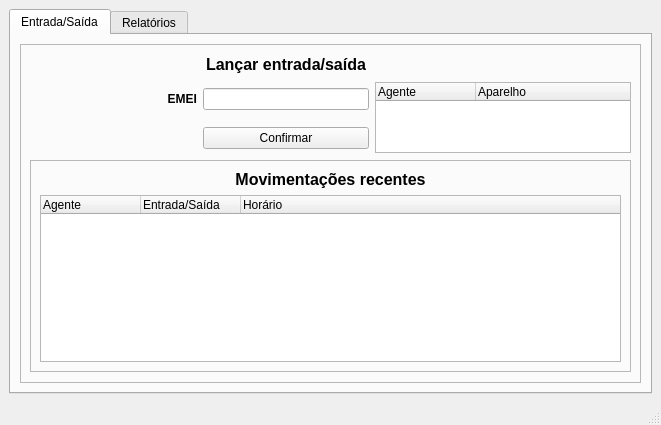
<?xml version="1.0" encoding="UTF-8"?>
<ui version="4.0">
 <class>MainWindow</class>
 <widget class="QMainWindow" name="MainWindow">
  <property name="geometry">
   <rect>
    <x>0</x>
    <y>0</y>
    <width>661</width>
    <height>425</height>
   </rect>
  </property>
  <property name="windowTitle">
   <string>MainWindow</string>
  </property>
  <widget class="QWidget" name="centralwidget">
   <layout class="QGridLayout" name="gridLayout_3">
    <item row="0" column="0">
     <widget class="QTabWidget" name="tabWidget">
      <property name="layoutDirection">
       <enum>Qt::LayoutDirection::LeftToRight</enum>
      </property>
      <property name="autoFillBackground">
       <bool>true</bool>
      </property>
      <property name="currentIndex">
       <number>0</number>
      </property>
      <widget class="QWidget" name="movimentosTab">
       <attribute name="title">
        <string>Entrada/Saída</string>
       </attribute>
       <layout class="QVBoxLayout" name="verticalLayout_2">
        <item>
         <widget class="QFrame" name="frame">
          <property name="frameShape">
           <enum>QFrame::Shape::StyledPanel</enum>
          </property>
          <property name="frameShadow">
           <enum>QFrame::Shadow::Raised</enum>
          </property>
          <layout class="QGridLayout" name="gridLayout">
           <item row="1" column="1">
            <widget class="QLineEdit" name="entradaSaidaEmeiTxt"/>
           </item>
           <item row="0" column="1">
            <widget class="QLabel" name="label">
             <property name="sizePolicy">
              <sizepolicy hsizetype="Preferred" vsizetype="Fixed">
               <horstretch>0</horstretch>
               <verstretch>0</verstretch>
              </sizepolicy>
             </property>
             <property name="text">
              <string>&lt;html&gt;&lt;head/&gt;&lt;body&gt;&lt;p align=&quot;center&quot;&gt;&lt;span style=&quot; font-size:12pt; font-weight:700;&quot;&gt;Lançar entrada/saída&lt;/span&gt;&lt;/p&gt;&lt;/body&gt;&lt;/html&gt;</string>
             </property>
            </widget>
           </item>
           <item row="0" column="2">
            <spacer name="horizontalSpacer_2">
             <property name="orientation">
              <enum>Qt::Orientation::Horizontal</enum>
             </property>
             <property name="sizeHint" stdset="0">
              <size>
               <width>40</width>
               <height>20</height>
              </size>
             </property>
            </spacer>
           </item>
           <item row="0" column="0">
            <spacer name="horizontalSpacer">
             <property name="orientation">
              <enum>Qt::Orientation::Horizontal</enum>
             </property>
             <property name="sizeHint" stdset="0">
              <size>
               <width>40</width>
               <height>20</height>
              </size>
             </property>
            </spacer>
           </item>
           <item row="2" column="1">
            <widget class="QPushButton" name="confirmarButton">
             <property name="text">
              <string>Confirmar</string>
             </property>
            </widget>
           </item>
           <item row="3" column="0" colspan="3">
            <widget class="QFrame" name="frame_3">
             <property name="sizePolicy">
              <sizepolicy hsizetype="Preferred" vsizetype="Maximum">
               <horstretch>0</horstretch>
               <verstretch>0</verstretch>
              </sizepolicy>
             </property>
             <property name="frameShape">
              <enum>QFrame::Shape::StyledPanel</enum>
             </property>
             <property name="frameShadow">
              <enum>QFrame::Shadow::Raised</enum>
             </property>
             <layout class="QGridLayout" name="gridLayout_2">
              <item row="0" column="0">
               <widget class="QLabel" name="label_7">
                <property name="sizePolicy">
                 <sizepolicy hsizetype="Preferred" vsizetype="Fixed">
                  <horstretch>0</horstretch>
                  <verstretch>0</verstretch>
                 </sizepolicy>
                </property>
                <property name="text">
                 <string>&lt;html&gt;&lt;head/&gt;&lt;body&gt;&lt;p align=&quot;center&quot;&gt;&lt;span style=&quot; font-size:12pt; font-weight:700;&quot;&gt;Movimentações recentes&lt;/span&gt;&lt;/p&gt;&lt;/body&gt;&lt;/html&gt;</string>
                </property>
               </widget>
              </item>
              <item row="1" column="0">
               <widget class="QTreeWidget" name="recentesTwidget">
                <property name="sizePolicy">
                 <sizepolicy hsizetype="Preferred" vsizetype="Preferred">
                  <horstretch>0</horstretch>
                  <verstretch>0</verstretch>
                 </sizepolicy>
                </property>
                <property name="maximumSize">
                 <size>
                  <width>16777215</width>
                  <height>167</height>
                 </size>
                </property>
                <attribute name="headerCascadingSectionResizes">
                 <bool>true</bool>
                </attribute>
                <attribute name="headerMinimumSectionSize">
                 <number>50</number>
                </attribute>
                <attribute name="headerHighlightSections">
                 <bool>true</bool>
                </attribute>
                <attribute name="headerStretchLastSection">
                 <bool>true</bool>
                </attribute>
                <column>
                 <property name="text">
                  <string>Agente</string>
                 </property>
                </column>
                <column>
                 <property name="text">
                  <string>Entrada/Saída</string>
                 </property>
                </column>
                <column>
                 <property name="text">
                  <string>Horário</string>
                 </property>
                </column>
               </widget>
              </item>
             </layout>
            </widget>
           </item>
           <item row="1" column="0">
            <widget class="QLabel" name="label_2">
             <property name="font">
              <font>
               <bold>true</bold>
              </font>
             </property>
             <property name="text">
              <string>&lt;html&gt;&lt;head/&gt;&lt;body&gt;&lt;p align=&quot;right&quot;&gt;&lt;span style=&quot; font-weight:700;&quot;&gt;EMEI&lt;/span&gt;&lt;/p&gt;&lt;/body&gt;&lt;/html&gt;</string>
             </property>
            </widget>
           </item>
           <item row="1" column="2" rowspan="2">
            <widget class="QTreeWidget" name="previaTwidget">
             <column>
              <property name="text">
               <string>Agente</string>
              </property>
             </column>
             <column>
              <property name="text">
               <string>Aparelho</string>
              </property>
             </column>
            </widget>
           </item>
          </layout>
         </widget>
        </item>
       </layout>
      </widget>
      <widget class="QWidget" name="relatoriosTab">
       <property name="layoutDirection">
        <enum>Qt::LayoutDirection::LeftToRight</enum>
       </property>
       <attribute name="title">
        <string>Relatórios</string>
       </attribute>
       <layout class="QVBoxLayout" name="verticalLayout_3">
        <item>
         <widget class="QFrame" name="frame_2">
          <property name="frameShape">
           <enum>QFrame::Shape::StyledPanel</enum>
          </property>
          <property name="frameShadow">
           <enum>QFrame::Shadow::Raised</enum>
          </property>
          <layout class="QGridLayout" name="gridLayout_4">
           <item row="0" column="0" colspan="2">
            <widget class="QFrame" name="frame_4">
             <property name="sizePolicy">
              <sizepolicy hsizetype="Preferred" vsizetype="Fixed">
               <horstretch>0</horstretch>
               <verstretch>0</verstretch>
              </sizepolicy>
             </property>
             <property name="frameShape">
              <enum>QFrame::Shape::StyledPanel</enum>
             </property>
             <property name="frameShadow">
              <enum>QFrame::Shadow::Raised</enum>
             </property>
             <layout class="QVBoxLayout" name="verticalLayout">
              <item>
               <widget class="QLabel" name="label_3">
                <property name="text">
                 <string>&lt;html&gt;&lt;head/&gt;&lt;body&gt;&lt;p align=&quot;center&quot;&gt;&lt;span style=&quot; font-size:14pt; font-weight:700;&quot;&gt;Gerar Relatórios&lt;/span&gt;&lt;/p&gt;&lt;/body&gt;&lt;/html&gt;</string>
                </property>
               </widget>
              </item>
             </layout>
            </widget>
           </item>
           <item row="2" column="0" colspan="2">
            <widget class="QFrame" name="frame_7">
             <property name="frameShape">
              <enum>QFrame::Shape::StyledPanel</enum>
             </property>
             <property name="frameShadow">
              <enum>QFrame::Shadow::Raised</enum>
             </property>
             <layout class="QGridLayout" name="gridLayout_6">
              <item row="0" column="0">
               <spacer name="horizontalSpacer_3">
                <property name="orientation">
                 <enum>Qt::Orientation::Horizontal</enum>
                </property>
                <property name="sizeHint" stdset="0">
                 <size>
                  <width>456</width>
                  <height>20</height>
                 </size>
                </property>
               </spacer>
              </item>
              <item row="0" column="2">
               <widget class="QPushButton" name="relatorioButton">
                <property name="text">
                 <string>Gerar Relatório</string>
                </property>
               </widget>
              </item>
              <item row="0" column="1">
               <widget class="QToolButton" name="pastaTButton">
                <property name="sizePolicy">
                 <sizepolicy hsizetype="Fixed" vsizetype="Preferred">
                  <horstretch>0</horstretch>
                  <verstretch>0</verstretch>
                 </sizepolicy>
                </property>
                <property name="maximumSize">
                 <size>
                  <width>30</width>
                  <height>16777215</height>
                 </size>
                </property>
                <property name="text">
                 <string>...</string>
                </property>
               </widget>
              </item>
             </layout>
            </widget>
           </item>
           <item row="1" column="0" colspan="2">
            <widget class="QFrame" name="frame_5">
             <property name="frameShape">
              <enum>QFrame::Shape::StyledPanel</enum>
             </property>
             <property name="frameShadow">
              <enum>QFrame::Shadow::Raised</enum>
             </property>
             <layout class="QGridLayout" name="gridLayout_5">
              <item row="1" column="2">
               <widget class="QDateEdit" name="inicioDate">
                <property name="sizePolicy">
                 <sizepolicy hsizetype="Preferred" vsizetype="Fixed">
                  <horstretch>0</horstretch>
                  <verstretch>0</verstretch>
                 </sizepolicy>
                </property>
                <property name="maximumSize">
                 <size>
                  <width>120</width>
                  <height>16777215</height>
                 </size>
                </property>
               </widget>
              </item>
              <item row="0" column="3">
               <spacer name="horizontalSpacer_4">
                <property name="orientation">
                 <enum>Qt::Orientation::Horizontal</enum>
                </property>
                <property name="sizeHint" stdset="0">
                 <size>
                  <width>40</width>
                  <height>20</height>
                 </size>
                </property>
               </spacer>
              </item>
              <item row="0" column="2">
               <widget class="QComboBox" name="agentesRelatorioCbb">
                <property name="sizePolicy">
                 <sizepolicy hsizetype="Preferred" vsizetype="Fixed">
                  <horstretch>0</horstretch>
                  <verstretch>0</verstretch>
                 </sizepolicy>
                </property>
                <property name="maximumSize">
                 <size>
                  <width>167</width>
                  <height>16777215</height>
                 </size>
                </property>
               </widget>
              </item>
              <item row="2" column="1">
               <widget class="QCheckBox" name="finalCbox">
                <property name="maximumSize">
                 <size>
                  <width>120</width>
                  <height>16777215</height>
                 </size>
                </property>
                <property name="font">
                 <font>
                  <bold>true</bold>
                 </font>
                </property>
                <property name="layoutDirection">
                 <enum>Qt::LayoutDirection::RightToLeft</enum>
                </property>
                <property name="text">
                 <string>Data Final</string>
                </property>
               </widget>
              </item>
              <item row="1" column="1">
               <widget class="QLabel" name="label_5">
                <property name="maximumSize">
                 <size>
                  <width>120</width>
                  <height>16777215</height>
                 </size>
                </property>
                <property name="text">
                 <string>&lt;html&gt;&lt;head/&gt;&lt;body&gt;&lt;p&gt;&lt;span style=&quot; font-weight:700;&quot;&gt;Data Inicial&lt;/span&gt;&lt;/p&gt;&lt;/body&gt;&lt;/html&gt;</string>
                </property>
               </widget>
              </item>
              <item row="2" column="2">
               <widget class="QDateEdit" name="finalDate">
                <property name="maximumSize">
                 <size>
                  <width>120</width>
                  <height>16777215</height>
                 </size>
                </property>
               </widget>
              </item>
              <item row="3" column="2">
               <widget class="QLineEdit" name="relatorioEmeiTxt">
                <property name="sizePolicy">
                 <sizepolicy hsizetype="Preferred" vsizetype="Fixed">
                  <horstretch>0</horstretch>
                  <verstretch>0</verstretch>
                 </sizepolicy>
                </property>
                <property name="maximumSize">
                 <size>
                  <width>167</width>
                  <height>16777215</height>
                 </size>
                </property>
               </widget>
              </item>
              <item row="3" column="1">
               <widget class="QLabel" name="label_6">
                <property name="maximumSize">
                 <size>
                  <width>120</width>
                  <height>16777215</height>
                 </size>
                </property>
                <property name="font">
                 <font>
                  <bold>true</bold>
                 </font>
                </property>
                <property name="text">
                 <string>EMEI</string>
                </property>
               </widget>
              </item>
              <item row="0" column="1">
               <widget class="QLabel" name="label_4">
                <property name="maximumSize">
                 <size>
                  <width>120</width>
                  <height>16777215</height>
                 </size>
                </property>
                <property name="text">
                 <string>&lt;html&gt;&lt;head/&gt;&lt;body&gt;&lt;p&gt;&lt;span style=&quot; font-weight:700;&quot;&gt;Agente&lt;/span&gt;&lt;/p&gt;&lt;/body&gt;&lt;/html&gt;</string>
                </property>
               </widget>
              </item>
              <item row="0" column="0">
               <spacer name="horizontalSpacer_5">
                <property name="orientation">
                 <enum>Qt::Orientation::Horizontal</enum>
                </property>
                <property name="sizeHint" stdset="0">
                 <size>
                  <width>40</width>
                  <height>20</height>
                 </size>
                </property>
               </spacer>
              </item>
             </layout>
            </widget>
           </item>
          </layout>
         </widget>
        </item>
       </layout>
      </widget>
     </widget>
    </item>
   </layout>
  </widget>
  <widget class="QStatusBar" name="statusbar"/>
  <widget class="QMenuBar" name="menubar">
   <property name="geometry">
    <rect>
     <x>0</x>
     <y>0</y>
     <width>661</width>
     <height>22</height>
    </rect>
   </property>
  </widget>
 </widget>
 <resources/>
 <connections/>
</ui>
